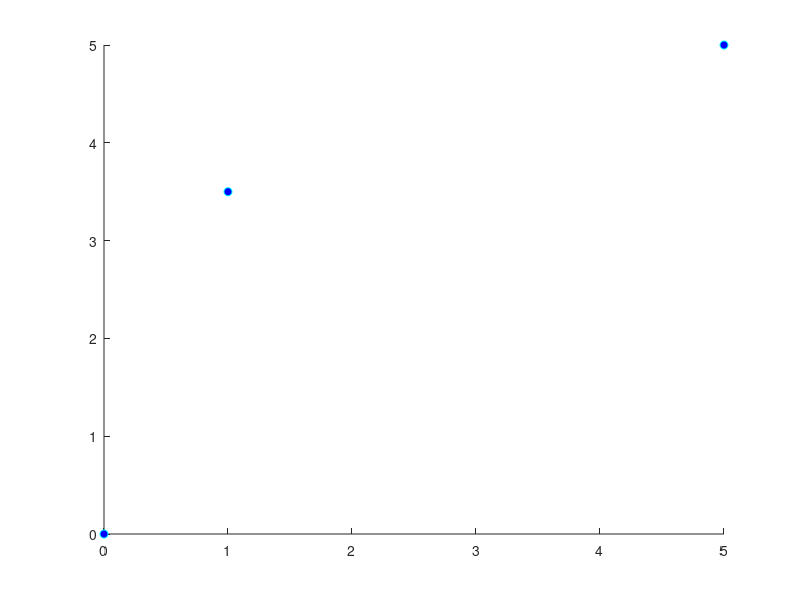

The MATLAB script that drew this image: (Note: this script raises an error after producing the figure.)
clear
clc
addpath(genpath('.'));
figure
hold on

x1 = [0 1 5];
y1 = [0 3.5 5];
plot(x1,y1,'co','MarkerFaceColor','b');

t = linspace(0,1);

[xh1,yh1] = Bezier_Curve(x1,y1,t);
plot(xh1,yh1,'b');

plot(2,6,'co','MarkerFaceColor','r')

x2 = [0 1 2 5];
y2 = [0 3.5 6 5];

[xh2,yh2] = Bezier_Curve(x2,y2,t);
plot(xh2,yh2,'r');

legend('Original Points','Original Bezier Curve','New Point','New Bezier Curve')
title('Bezier Curve')
xlabel('x')
ylabel('y')
hold off
rmpath(genpath('.'));